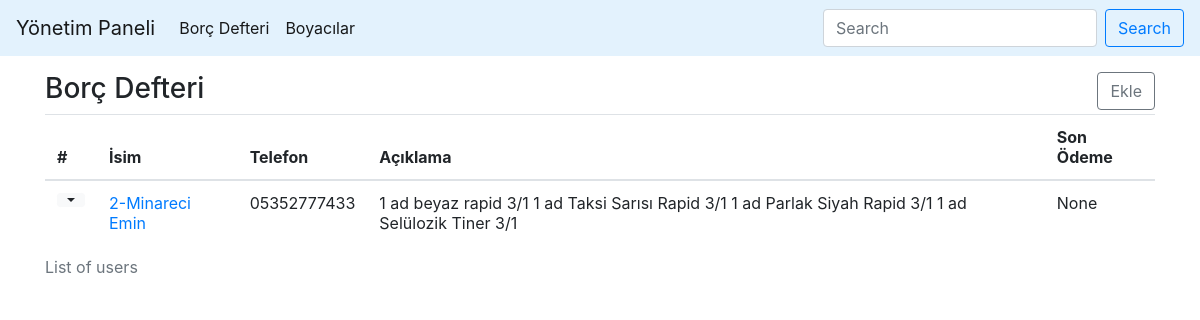
The page /defter/ on the database its author committed.
### boya/models.py (models this page shows, shortened)
class BorcDefteri(models.Model):
    borclu_isim = models.CharField(max_length=100, verbose_name="Borçlu İsmi")
    borclu_telefon = models.CharField(max_length=11, verbose_name="Telefon")
    borclu_aciklama = models.TextField(verbose_name="Açıklama")
    borc_baslangic = models.DateTimeField(auto_now_add=True)
    borc_son_odeme = models.DateTimeField(blank=True, null=True, verbose_name="Ödeme Tarihi")
    class Meta:
        verbose_name = "Borç Defteri"
        verbose_name_plural = "Borç Defteri"

### boya/views.py (the view)
# urls.py: path('defter/', views.borc_defteri, name="defter"),
def borc_defteri(request):
    defterler = BorcDefteri.objects.all()
    return render(request, 'defter.html', {'defterler': defterler})

### templates/defter.html (shortened to what this page needs)
{% extends 'base.html' %}
{% block content %}
<div class="container mt-3">
      <div class="row justify-content-center">
        <div class="col-12">
          <div class="row">
          <div class="col-6"><h3>Borç Defteri</h1></div>
          <div class="col-6 text-right"><a type="button" href="{% url 'defter_ekle' %}" class="btn btn-outline-secondary align-right">Ekle</a></div>
          </div>
            <table class="table">
              <caption>List of users</caption>
              <thead>
                <tr>
                  <th scope="col">#</th>
                  <th scope="col">İsim</th>
                  <th scope="col">Telefon</th>
                  <th scope="col">Açıklama</th>
                  <th scope="col">Son Ödeme</th>
                </tr>
              </thead>
              <tbody>
              {% for defter in defterler %}
                <tr>
                  <th scope="row"><div class="btn-group">
  <button type="button" class="btn btn-sm btn-light dropdown-toggle dropdown-toggle-split" data-toggle="dropdown" aria-haspopup="true" aria-expanded="false">
  </button>
</div></th>
                  <td><a href="{% url 'defter_ayrinti' defter.id%}">{{defter.id}}-{{defter.borclu_isim}}</a></td>
                  <td>{{defter.borclu_telefon}}</td>
                  <td>{{defter.borclu_aciklama}}</td>
                  <td>{{defter.borc_son_odeme}}</td>
                </tr>
              {% endfor %}
              </tbody>
            </table>
        </div>
      </div>
</div>
{% endblock content %}

### rows shown on the page
BorcDefteri: id "2", borclu_isim "Minareci Emin", borclu_telefon "05352777433", borclu_aciklama "1 ad beyaz rapid 3/1 1 ad Taksi Sarısı Rapid 3/1 1 ad Parlak Siyah Rapid 3/1 1 ad Selülozik Tiner 3/1", borc_son_odeme "None"
